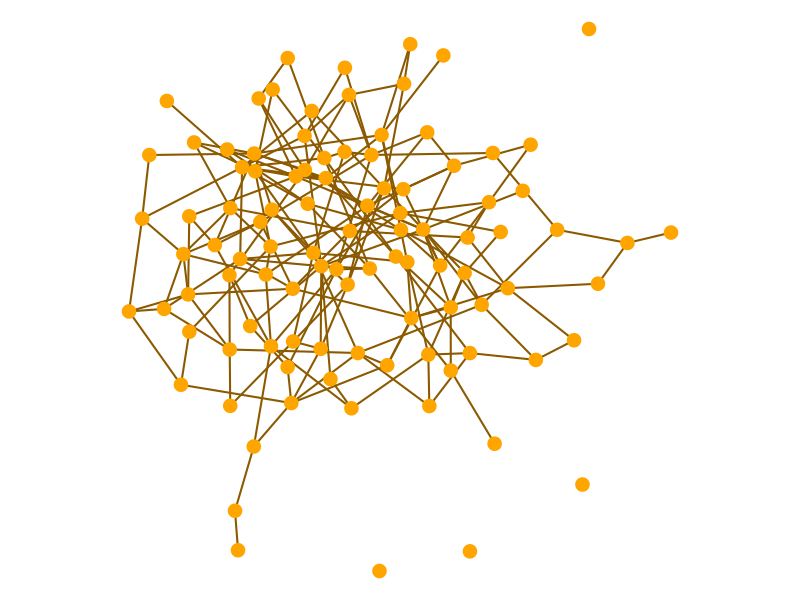

The R script that drew this image:
## ---- chunk 1
knitr::opts_chunk$set(echo = TRUE)
library(knitr)
library(igraph)
## ---- chunk 2
set.seed(42)
graph1 <- sample_gnp(100, 0.04)
par(mar=c(0,0,0,0))
plot(graph1, edge.color="orange4"
     , edge.width=2
     , vertex.label=NA
     , vertex.size=5
     , vertex.label.cex=0.8
     , vertex.frame.color="orange"
     , vertex.color = "orange"
     )
## ---- chunk 3
# grau médio
mean(degree(graph1))
## ---- chunk 4
degree(graph1)
## ---- chunk 5
components(graph1)
## ---- chunk 6
# Associação de grau
assortativity_degree(graph1) 
## ---- chunk 7
knn(graph1)$knnk

## ---- chunk 8
# distância média
mean_distance(graph1)

log10(100)

#diâmetro
diameter(graph1)
## ---- chunk 9
# Coeficiente de clustering
transitivity(graph1, type="global")
## ---- chunk 10
rn2 <- graph(edge=c(1,2,1,3,2,3,3,4,3,5,4,5,5,6,5,7,6,7,7,8,7,9,8,9,2,4,4,6,6,8),n=100,directed=F);
x = 9;
y = 15;
for (i in 1:91) {
  new<-floor(runif(1,min=1,max=x));
  nn<-neighbors(rn2,new);
  x=x+1;
  y=y+1;
  rn2<-add_edges(rn2,c(new,x));
  newr<-runif(1);
  y=y+1;
  if (newr<0.75) {
    new1 <- floor(runif(1,min=1,max=degree(rn2,new,mode="all")));
    rn2<-add_edges(rn2,c(x,nn[new1]))}
  else {
    new2<-new; 
    while (new==new2) new2<-floor(runif(1,min=1,max=x-1));
    rn2<-add_edges(rn2,c(new2,x))};
}
